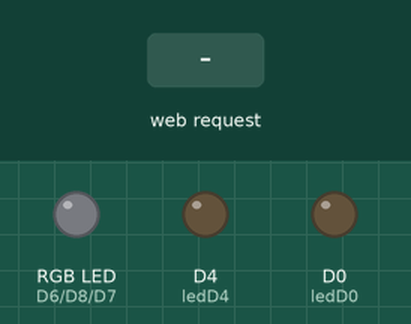
Bench run of a sketch on a simulated ESP8266 (NodeMCU). Parts: an RGB LED mixed from three pins (HIGH = lit), output pins drawn as LEDs (lit = HIGH). Inputs (shaded band) come from the test bench. WiFi joins after 1.5 s; servers stay silent unless stated; what the sketch prints to the serial monitor is not drawn.

Above: at 2.7 s.
2.8 s: HTTP request GET /colors/red received
At 3.6 s:
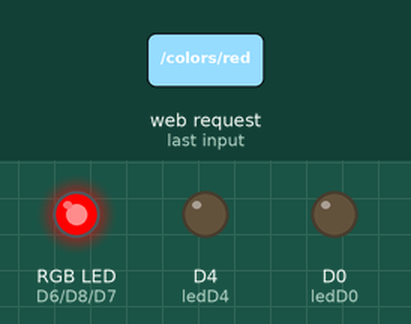
4.3 s: HTTP request GET /colors/blue received
At 4.8 s:
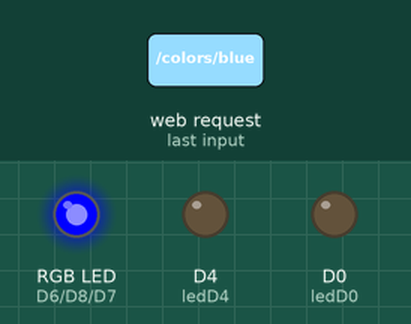
5.8 s: HTTP request GET /colors/green received
At 7.0 s:
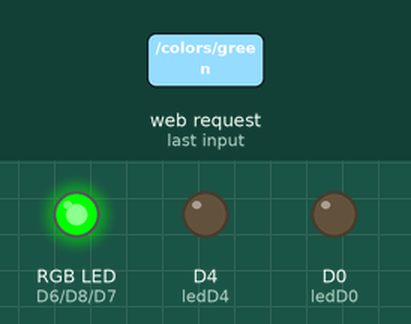
7.3 s: HTTP request GET /leds/off0 received
At 8.3 s:
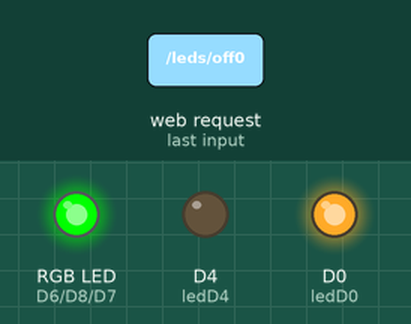
8.8 s: HTTP request GET /colors received
At 9.4 s:
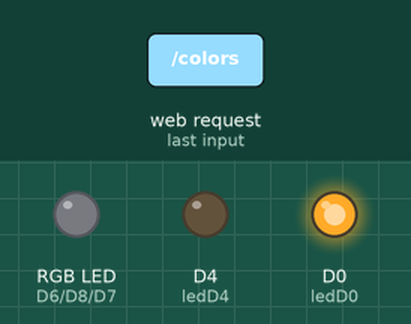
10.3 s: HTTP request GET /leds/off4 received
At 10.6 s:
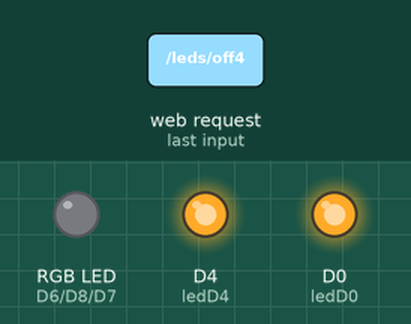
Timing chart, 0 to 12.8 s (numbered marks = the images above; inputs shaded):
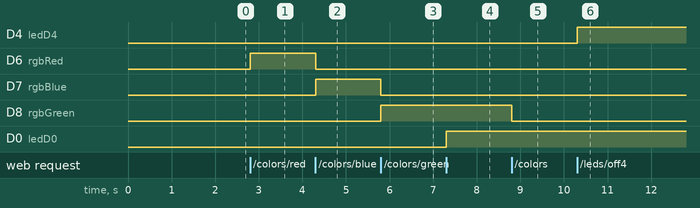

The sketch:

example2.ino
```cpp
#include <ESP8266WiFi.h>

//светодиоды
#define ledD0 D0
#define ledD4 D4
//датчики
#define sensorD3 D3
#define sensorD5 D5
#define sensorA0 A0
//rgb светодиод
#define rgbRed D6
#define rgbBlue D7
#define rgbGreen D8

const char* ssid = "network-name";
const char* password = "pass-to-network";

WiFiServer server(80);

void setup(void){
//выставляем режим пинов
  pinMode(ledD0, OUTPUT);
  pinMode(ledD4, OUTPUT);
  pinMode(sensorD3, INPUT);
  pinMode(sensorD5, INPUT);
  pinMode(sensorA0, INPUT);
  pinMode(rgbRed, OUTPUT);
  pinMode(rgbBlue, OUTPUT);
  pinMode(rgbGreen, OUTPUT);

  Serial.begin(115200);

  WiFi.begin(ssid, password);
  Serial.println("");

  while (WiFi.status() != WL_CONNECTED) {
    delay(500);
    Serial.print(".");
  }

  Serial.print("IP address: ");
  Serial.println(WiFi.localIP());


  //запуск сервера
  server.begin();
  Serial.println("HTTP server started");
}

void loop() {
  // Чекаем пдключение, если его нет, выходим
  WiFiClient client = server.available();
  if (!client) {
    return;
  }

  //Ждём запроса
  Serial.println("new client");
  while(!client.available()){
    delay(1);
  }

  //Читаем запрос
  String request = client.readStringUntil('\r');
  client.flush();

  //Создаём ответ
  String response = "HTTP/1.1 200 OK\r\nContent-Type: text/html\r\n\r\n";

  String state = "";
  if(request.indexOf("/colors")>-1){
    state = "gray";
     if(request.indexOf("/colors/red") > -1)
      state = "red";
    if(request.indexOf("/colors/blue") > -1)
      state = "blue";
    if(request.indexOf("/colors/green") > -1)
      state = "green";


     if(state == "green")
      digitalWrite(rgbGreen, HIGH);
    else
      digitalWrite(rgbGreen, LOW);

    if(state == "blue")
      digitalWrite(rgbBlue, HIGH);
    else
      digitalWrite(rgbBlue, LOW);

    if(state == "red")
      digitalWrite(rgbRed, HIGH);
    else
      digitalWrite(rgbRed, LOW);

    String colorString = "<!DOCTYPE html> <html> <head> <title>Цвета</title> <meta charset=\"utf-8\"> </head>";
    colorString += " <body style=\"zoom: 300%\"> <h1>Цвета</h1> <h1 style=\"color: "+state+"\">⬤</h1>";
    colorString += " <a href=\"/colors/red\"><button style=\"color: red\">red</button></a> <a href=\"/colors/blue\"><button style=\"color: blue\">blue</button></a> <a href=\"/colors/green\"><button style=\"color: green\">green</button></a>";
    colorString += " <hr> <a href=\"/leds\">Светодиоды</a> <a href=\"/sensors\">Датчики</a> </body> </html>";

    response += colorString;
  }
  else if (request.indexOf("/leds")>-1){
    if(request.indexOf("/leds/on0") > -1)
      state = "on0";
    if(request.indexOf("/leds/off0") > -1)
      state = "off0";
    if(request.indexOf("/leds/on4") > -1)
      state = "on4";
    if(request.indexOf("/leds/off4") > -1)
      state = "off4";

    if(state == "on0")
     digitalWrite(ledD0, LOW);
    if(state == "off0")
     digitalWrite(ledD0, HIGH);
    if(state == "on4")
     digitalWrite(ledD4, LOW);
    if(state == "off4")
     digitalWrite(ledD4, HIGH);

    String ledString = "<!DOCTYPE html> <html> <head> <title>Светодиоды</title> <meta charset=\"utf-8\"> </head>";
    ledString += " <body style=\"zoom: 300%\"> <h1>Светодиоды</h1> <p> <b>Светодиод D0:</b> <text>"+(String)!digitalRead(ledD0)+"</text>";
    ledString += " <a href=\"/leds/on0\"><button>on</button></a> <a href=\"/leds/off0\"><button>off</button></a> <p>";
    ledString += " <b>Светодиод D4:</b> <text>"+(String)!digitalRead(ledD4)+"</text> <a href=\"/leds/on4\"><button>on</button></a> <a href=\"/leds/off4\"><button>off</button></a> </p>";
    ledString += " <hr> <a href=\"/sensors\">Датчики</a> <a href=\"/colors\">Цвета</a> </body> </html>";

    response += ledString;
  }
  else if (request.indexOf("/sensors")>-1){
    String sensorString = "<!DOCTYPE html> <html> <head> <title>Датчики</title> <meta charset=\"utf-8\"> </head>";
    sensorString += " <body style=\"zoom: 300%\"> <h1>Датчики</h1> <p> <b>Датчик на D3:</b> "+(String)digitalRead(sensorD3)+" <br>";
    sensorString += " <b>Датчик на D5:</b> "+(String)digitalRead(sensorD5)+" <br> <b>Датчик на A0:</b> "+(String)analogRead(sensorA0)+" <br>";
    sensorString += " </p> <a href=\"/sensors\"><button>update</button></a> <hr> <a href=\"/leds\">Светодиоды</a> <a href=\"/colors\">Цвета</a> </body> </html>";

    response += sensorString;
  }
  else{
    response += "<h1>Incorrect request!</h1>";
  }
  response += "\n";
  client.print(response);
  delay(1);
  client.stop();
}
```

Measured:
- after the input at 2.8 s, D6 (rgbRed): LOW → HIGH at once
- after the input at 4.3 s, D6 (rgbRed): HIGH → LOW at once; D7 (rgbBlue): LOW → HIGH at once
- after the input at 5.8 s, D7 (rgbBlue): HIGH → LOW at once; D8 (rgbGreen): LOW → HIGH at once
- after the input at 7.3 s, D0 (ledD0): LOW → HIGH at once
- after the input at 8.8 s, D8 (rgbGreen): HIGH → LOW at once
- after the input at 10.3 s, D4 (ledD4): LOW → HIGH at once
